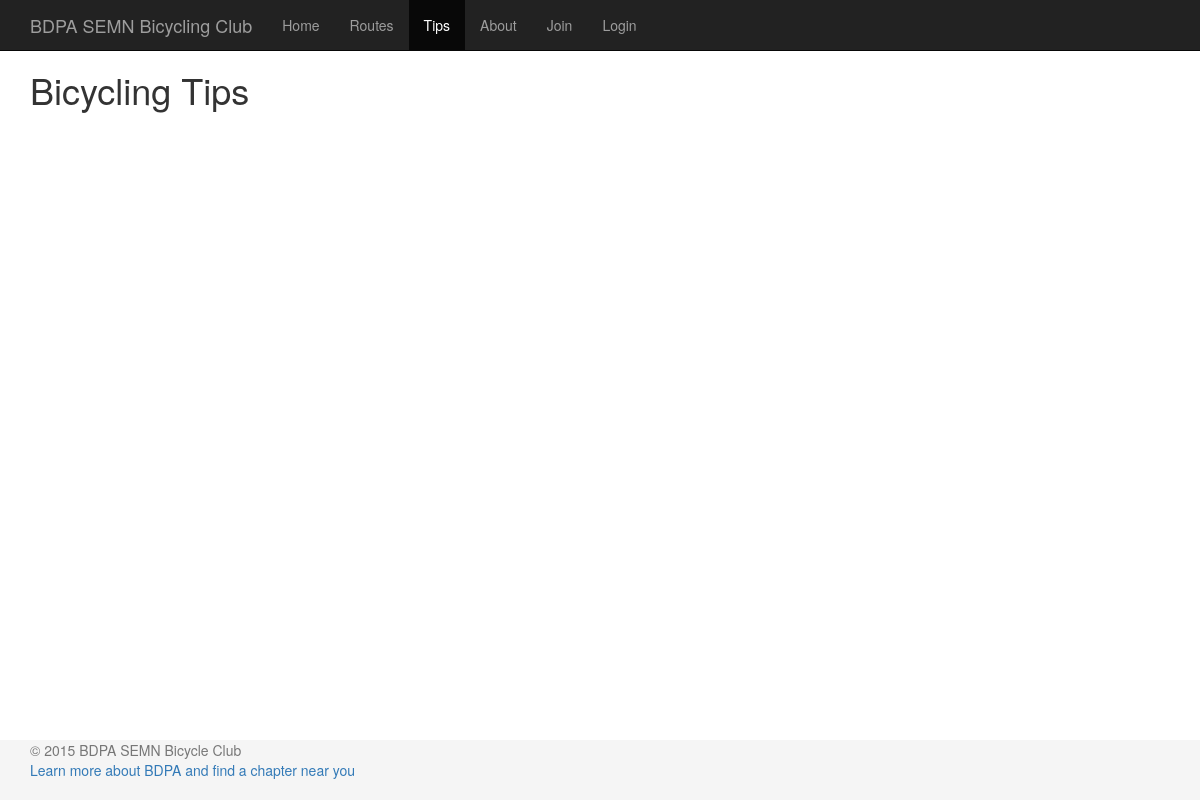
/FinalProject/tips.php, run on an earlier commit of the app's database.
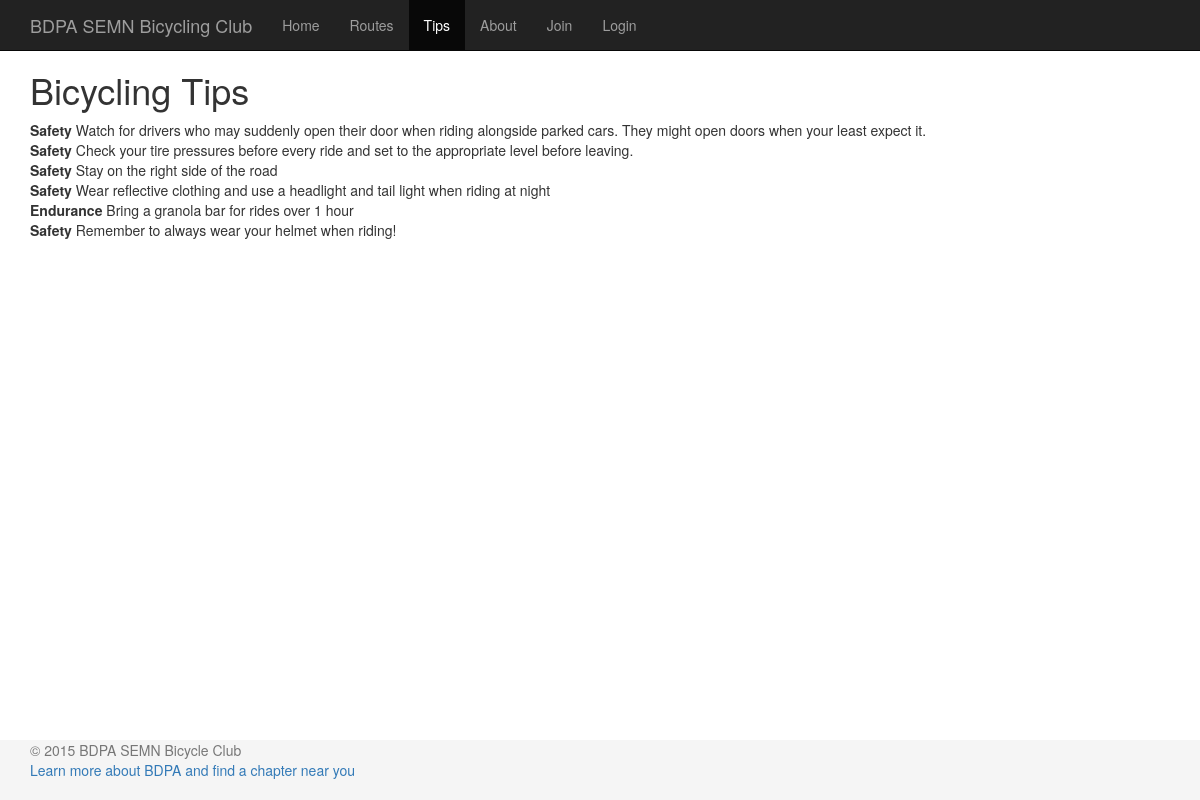
And on a later commit of the database.
### tables this page shows
CREATE TABLE `tips` (
  `TipID` int(11) unsigned NOT NULL AUTO_INCREMENT,
  `UserID` int(11) NOT NULL,
  `Type` varchar(50) DEFAULT NULL,
  `Text` mediumtext,
  `DateAdded` datetime NOT NULL,
  PRIMARY KEY (`TipID`),
  KEY `UserID` (`UserID`,`TipID`),
  KEY `DateAdded` (`DateAdded`),
  KEY `Type` (`Type`,`DateAdded`)
);

### FinalProject/includes/functions.php (called while the page is built, shortened)
<?php
function getFilename() {
    $path = explode('/', $_SERVER['PHP_SELF']);
    return array_pop($path);
}

### FinalProject/includes/tip.php (called while the page is built, shortened)
<?php
function getRecentTips($rowoffset = 0, $pagesize = 9999) {
    global $mysql;
    $select = "SELECT * FROM tips ORDER BY DateAdded DESC LIMIT {$rowoffset},{$pagesize}";
    $result = $mysql->query($select);
    if ($result) {
        $rows = array();
        while($row = $result->fetch_assoc()) {
            $rows[] = $row;
        }
        return $rows;
    }
    return false;
}

### FinalProject/tips.php (the view, shortened to what this page needs)
<?php
    require 'dbconnect.php';
    require 'includes/functions.php';
    require 'includes/tip.php';
    $pageSize = 10;
    $offset = isset($_GET['offset']) ? (int) $_GET['offset'] : 0;
    include 'includes/html-body-start.php';
    $tips = getRecentTips($offset, $pageSize + 1);
    echo '<div class="container">';
    echo '<div class="row">';
    echo '<div class="col-xs-12">';
    echo '<h1>Bicycling Tips</h1>';
    foreach ($tips as $index => $tip) {
        echo '<div class="row">';
?>
        <?php
        echo '<div class="col-xs-10">';
        echo '<strong>' . $tip['Type'] . '</strong> ' . $tip['Text'];
        echo '</div>';
        echo '</div>';
    }
    echo '</div>';
    echo '</div>';
    echo '</div>';
    include 'includes/html-body-end.php';

### FinalProject/includes/html-body-start.php (shortened to what this page needs)
<!DOCTYPE html>
<html lang="en">
<?php
    include 'html-head.php';
?>
<body>
<nav class="navbar navbar-inverse navbar-fixed-top">
    <div class="container">
        <div class="navbar-header">
            <a class="navbar-brand" href="index.php">BDPA SEMN Bicycling Club</a>
        </div>
        <div id="navbar" class="collapse navbar-collapse">
            <ul class="nav navbar-nav">
                <?php
                $navItems = array(
                    'index.php' => 'Home',
                    'routes.php' => 'Routes',
                    'tips.php' => 'Tips',
                    'about.php' => 'About',
                );
                if (!loggedInUser()) {
                    $navItems['join.php'] = 'Join';
                    $navItems['login.php'] = 'Login';
                } else {
                    $navItems['logout.php'] = 'Logout';
                }
                foreach ($navItems as $filename => $label) {
                    if ($filename == getFilename()) {
                        echo "<li class=\"active\"><a href=\"{$filename}\">{$label}</a></li>";
                    } else {
                        echo "<li><a href=\"{$filename}\">{$label}</a></li>";
                    }
                }
                ?>
            </ul>
        </div>
    </div>
</nav>

### FinalProject/includes/html-head.php (shortened to what this page needs)
<head>
    <link href="css/bootstrap.min.css" rel="stylesheet" />
    <link href="css/bdpa-specific.css" rel="stylesheet" />
</head>

### FinalProject/includes/html-body-end.php (shortened to what this page needs)
<footer class="footer">
    <div class="container">
        <p class="text-muted">
            &copy; <?php echo date('Y'); ?> BDPA SEMN Bicycle Club<br />
            <a href="http://www.bdpa.org/" target="_blank">Learn more about BDPA and find a chapter near you</a>
        </p>
    </div>
</footer>
</body>
</html>

### FinalProject/css/bdpa-specific.css (style rules this page uses)
html { position: relative; min-height: 100%; }
body { margin-top: 50px; margin-bottom: 60px; }
.footer { position: absolute; bottom: 0; width: 100%; height: 60px; background-color: #f5f5f5; }

What changed in the data, as far as the page shows it:
added tips: Type "Safety", Text "Watch for drivers who may suddenly open their door when riding alongside parked cars. They might open doors when your least expect it."
added tips: Type "Safety", Text "Check your tire pressures before every ride and set to the appropriate level before leaving."
added tips: Type "Safety", Text "Stay on the right side of the road"
added tips: Type "Safety", Text "Wear reflective clothing and use a headlight and tail light when riding at night"
added tips: Type "Endurance", Text "Bring a granola bar for rides over 1 hour"
added tips: Type "Safety", Text "Remember to always wear your helmet when riding!"
